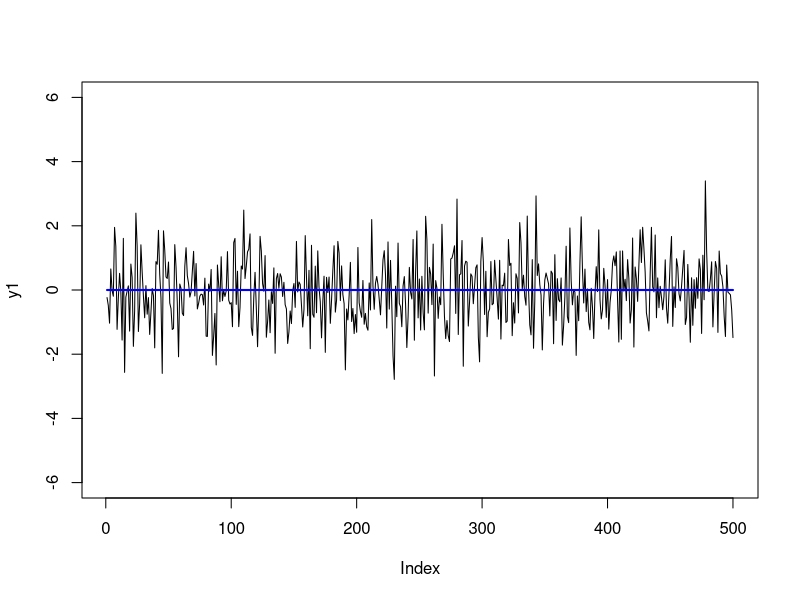
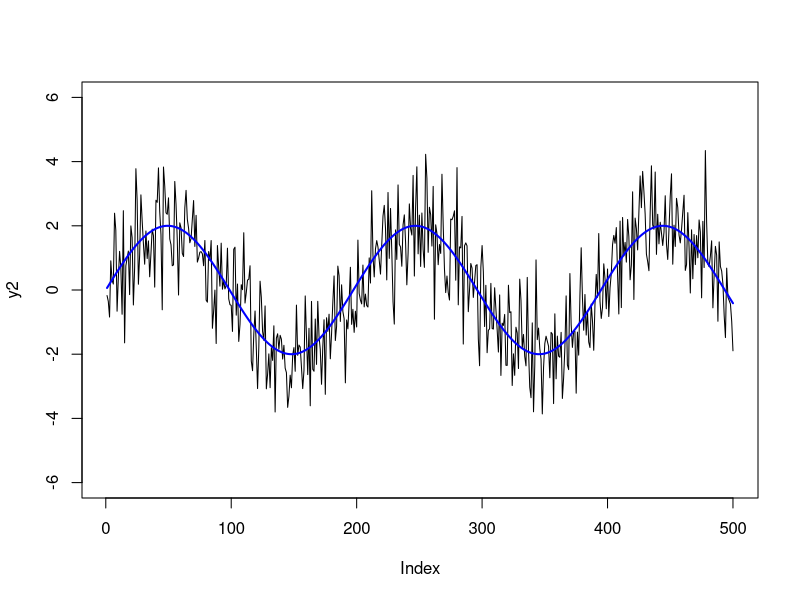
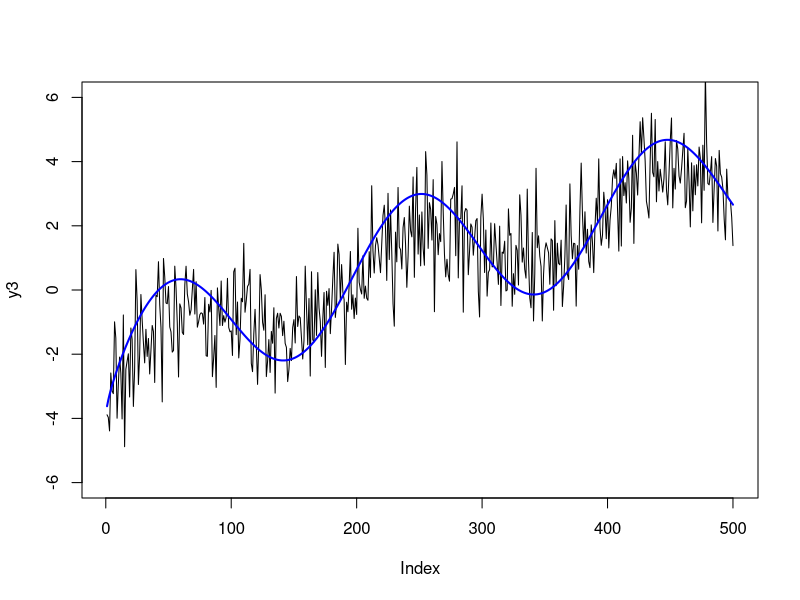
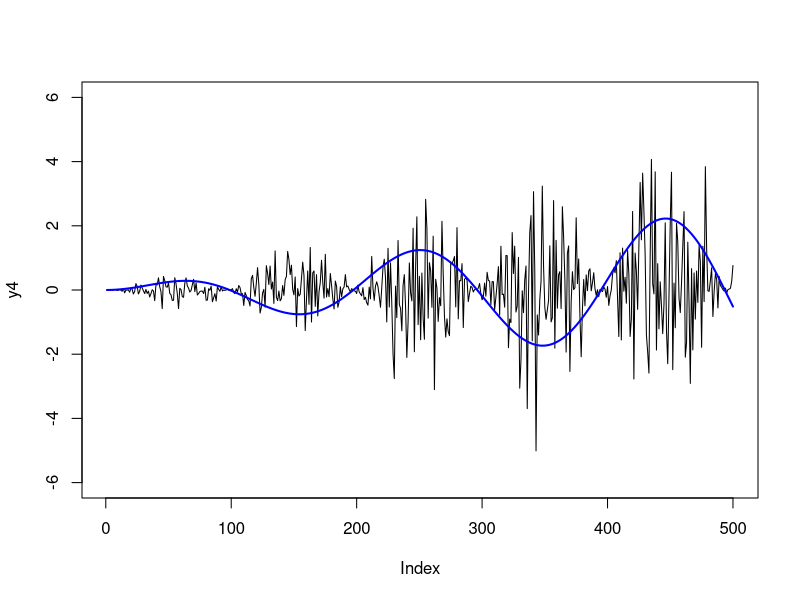
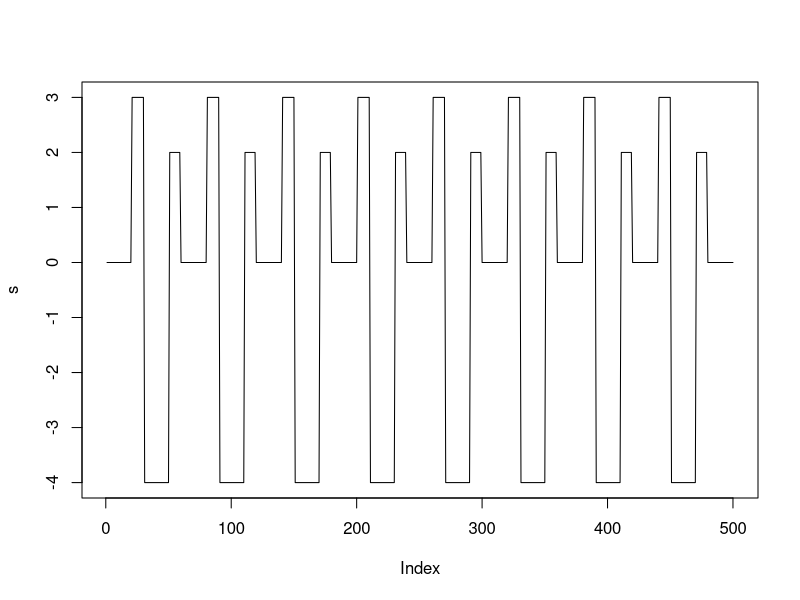
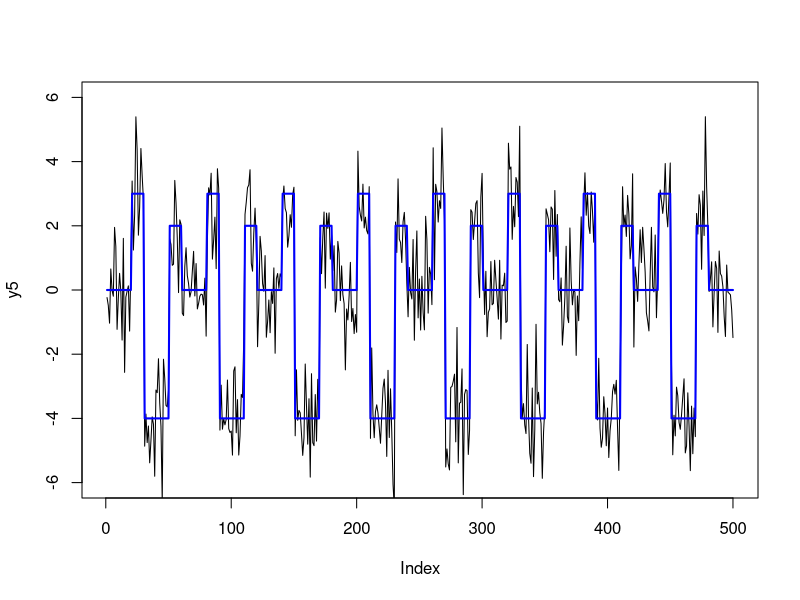
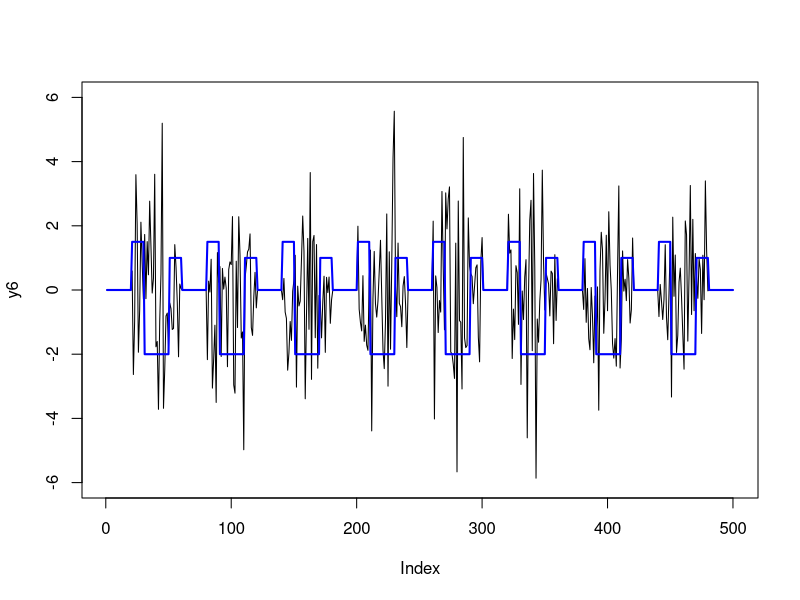
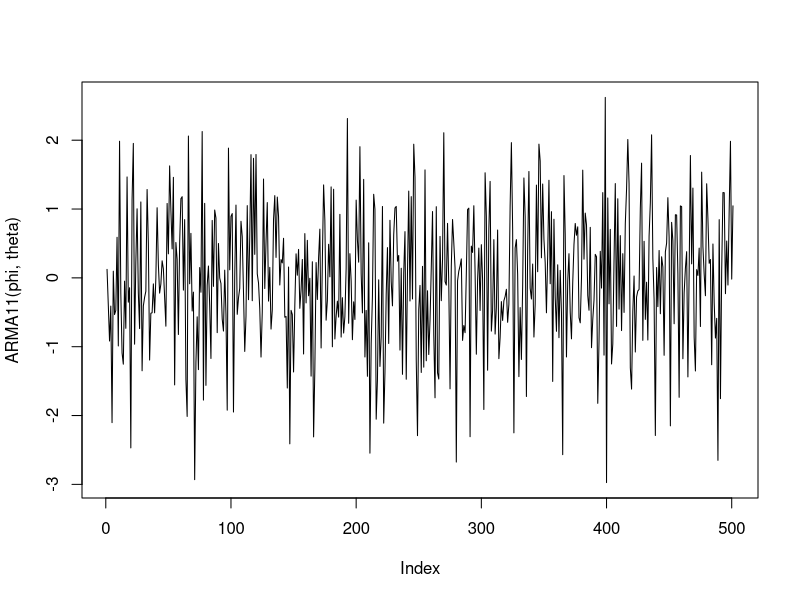

Write R code to recreate these figures, in order.
# TP6 - Séries temporelles

######################
##  I - Simulation  ##
######################

n <- 500
t <- seq(1,n,1)
eps <- rnorm(n,0,1)

# 1.
y1 <- eps 
plot(y1,type='l',ylim=c(-6,6))
lines(t*0, col='blue', lwd=2)

# 2.
y2 <- 2*sin(0.1*t/pi)+eps
plot(y2,type='l',ylim=c(-6,6))
lines(2*sin(0.1*t/pi),col='blue',lwd=2)

# 3.
y3 <- sqrt(t/10)-4+sin(0.1*t/pi)+eps
plot(y3,type='l',ylim=c(-6,6))
lines(sqrt(t/10)-4+2*sin(0.1*t/pi), type='l', col='blue', lwd=2)

# 4.
y4 <- t*sin(0.1*t/pi)*eps/200
plot(y4,type='l',ylim=c(-6,6))
lines(t*sin(0.1*t/pi)/200, type='l', col='blue', lwd=2)

# La saisonnalité :
# Méthode 1 (bof bof)
season <- function(k){
  if (k%%60 %in% 1:20){s <- 0}  # notez qu'on utilise %in% et pas in comme dans les boucles for  
  if (k%%60 %in% 21:30){s <- 3}
  if (k%%60 %in% 31:50){s <- -4}
  if (k%%60 %in% 51:60){s <- 2}
  return(s)}  
s <- vector() ; for(k in 1:500){s[k]<-season(k)} # Si vous essayez, vous verrez que la commande Vectorize ne marche pas directement ici
plot(s,type='l')

# Méthode 2 (plus simple et plus propre)
s0 <- vector()
for (j in 1:20){s0[j]<- 0}
for (j in 21:30){s0[j]<- 3}
for (j in 31:50){s0[j]<- -4}
for (j in 51:60){s0[j]<- 2}
s0
s <- array(data=s0,dim=c(n,1))

# 5. 
y5 <- s+eps
plot(y5,type='l',ylim=c(-6,6))
lines(s,type='l', col='blue', lwd=2)

# 6.
y6 <- s*eps/2
plot(y6,type='l',ylim=c(-6,6))
lines(s/2,type='l', col='blue', lwd=2)

# processus stationnaires
ARMA11 <- function(phi,theta){
  Z <- rnorm(2*n,0,1)
  X <- vector(,2*n) 
  X[1] <- Z[1]
  for (t in 2:(2*n)){
    X[t] <- phi*X[t-1]+ Z[t] + theta*Z[t-1]
  }
  return(X[n:(2*n)]) # on ne garde que les X[t] pour t entre n et 2n 
}

plotARMA11 <- function(phi,theta){plot(ARMA11(phi,theta),type='l')}
acfARMA11 <- function(phi,theta){acf(ARMA11(phi,theta))}

# AR(1)
plotARMA11(0.01,0)  
acfARMA11(0.01,0) # presque indépendant

plotARMA11(0.4,0) 
acfARMA11(0.4,0) # faible corrélation positive

plotARMA11(0.9,0) 
acfARMA11(0.9,0) # forte corrélation positive

plotARMA11(-0.9,0) 
acfARMA11(-0.9,0) # forte corrélation négative (resp. positive) entre voinsins à distance impaire (resp. paire).

# MA(1)
plotARMA11(0,0.1) 
acfARMA11(0,0.1)# presque indépendant

plotARMA11(0,0.9) 
acfARMA11(0,0.9) # forte corrélation positive entre X_t et X_{t+1} puis indépendance

plotARMA11(0,-0.9) 
acfARMA11(0,-0.9) # forte corrélation négative entre X_t et X_{t+1} puis indépendance

# ARMA(1,1) : on observe que le profil des correlations entre voisins est plus variables que dans AR et MA

plotARMA11(0.9,0.7)
acfARMA11(0.9,0.7)

plotARMA11(0.9,-0.7)
acfARMA11(0.9,-0.7)

plotARMA11(-0.8,0.2)
acfARMA11(-0.8,0.2)

# Avec la commande arima.sim
plot(arima.sim(model=list(ar=0.5),n=500)) # AR(1) de paramètre 0.5
plot(arima.sim(model=list(ma=0.2),n=500)) # MA(1) de paramètre 0.2
plot(arima.sim(model=list(ar=0.5,ma=0.2),n=500)) # ARMA(1,1) de paramètres AR=0.5 et MA=0.2
plot(arima.sim(model=list(ar=c(-0.8,0,0.6),ma=c(0.2,0.6)),n=500)) # ARMA(3,2) de paramètres AR=-0.8,0,0.6 et MA=0.2,0.6

acf(arima.sim(model=list(ar=c(-0.8,0,0.6),ma=c(0.2,0.6)),n=500))


#################################
##  II - Concentration de CO2  ##
#################################

# On travaille sur la serie temporelle co2 de R
co2
data(co2)
help(co2)
is.ts(co2)
plot(co2)

Dec <- decompose(co2,type='additive')
plot(Dec)

# Tendance

Dec$trend
plot(co2)
lines(Dec$trend, col='blue', lwd=2)

length(co2)
Dec$trend
Dec$trend[6] ; Dec$trend[7]
Dec$trend[462] ; Dec$trend[463]
Y <- Dec$trend[7:462] # on enlève les valeurs NA
X <- 1:length(Y)
plot(X,Y,type='l')
RLS <- lm(Y~X)
a <- RLS$coefficient[2]
b <- RLS$coefficient[1]
a; b
plot(Y,type='l')
lines(a*X+b,col='blue')


# Alternative pour gérer les NA :
X = 1:length(Dec$trend)
lm(Dec$trend ~ X, na.action=na.omit)

# Saisonnalité

plot(Dec$seasonal)
Dec$seasonal[1:15] # on voit que T=12
sum(Dec$seasonal[1:12]) # la somme vaut (essentiellement) zéro

# Opérateurs de différence

plot(diff(co2, lag=1, differences=2)) # la tendance a disparu (pour s'en convaicre, comparer avec "difference=1")
plot(diff(co2, lag=12, differences=1)) # la saisonnalité a disparu (pour s'en convaicre, comparer avec "lag=11" ou 13)
plot(diff(co2, lag=12, differences=2)) # plus que du bruit

# Bruit résiduel

Bruit <- Dec$random
Bruit

mean(Bruit,na.rm=TRUE) # on supprime les NA de la moyenne 
sd(Bruit,na.rm=TRUE) # on supprime les NA de l'écart-type
plot(Bruit)
hist(Dec$random,freq=FALSE)
qqnorm(Bruit)
shapiro.test(Bruit)

# Ljung-Box test
Box.test(Bruit,50,type='Ljung-Box') # on choisit H=50

# la p-valeur étant très petite, on peut clairement rejeter
# l'hypothèse H0 que le bruit résiduel est un bruit blanc  
# (au moins du point de vue des 50 premières fonctions 
# d'auto-correlation)

# On pourrait aussi utiliser le test de Box-Pierce, et obtenir la même conclusion :
Box.test(Bruit,50)

# Fonction d'autocorrélation du bruit :
acf(Bruit[7:462],100) # on supprime manuellement les valeurs NA
acf(Bruit,100,na.action=na.pass) # alternative
acf(Bruit,1000,na.action=na.pass) 
